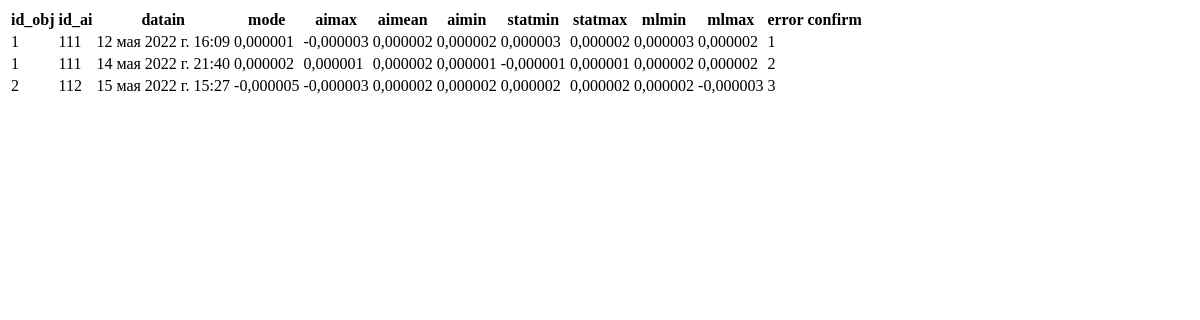
Page /table/ on the earlier database version.
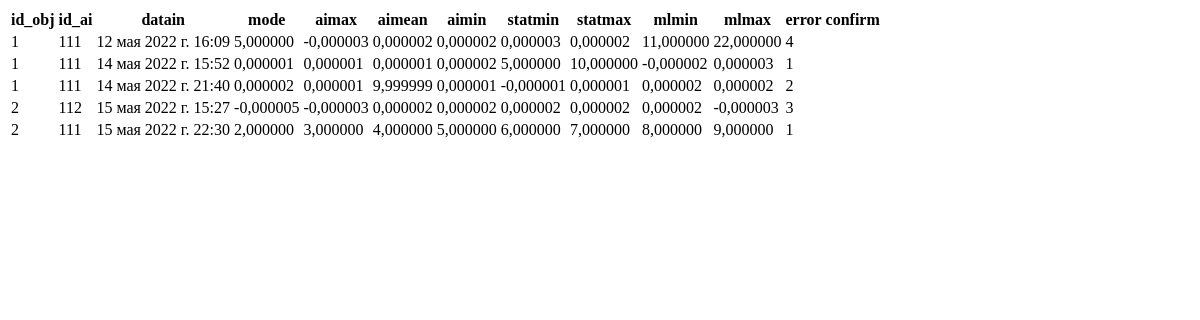
Same page on the later database version.
### tables/models.py (models this page shows, shortened)
class Obj1Ai(models.Model):
    id_obj = models.ForeignKey(Objects, on_delete=models.CASCADE)
    id_ai = models.ForeignKey(Sensor, on_delete=models.CASCADE)
    datain = models.DateTimeField()
    mode = models.DecimalField(max_digits=9, decimal_places=6, null=True)
    aimax = models.DecimalField(max_digits=9, decimal_places=6, null=True)
    aimean = models.DecimalField(max_digits=9, decimal_places=6, null=True)
    aimin = models.DecimalField(max_digits=9, decimal_places=6, null=True)
    statmin = models.DecimalField(max_digits=9, decimal_places=6, null=True)
    statmax = models.DecimalField(max_digits=9, decimal_places=6, null=True)
    mlmin = models.DecimalField(max_digits=9, decimal_places=6, null=True)
    mlmax = models.DecimalField(max_digits=9, decimal_places=6, null=True)
    err = models.CharField(max_length=7, choices=(
            ('0', 'Система в норме'),
            ('1', 'Аварийная нижняя граница'),
            ('2', 'Предупредительная нижняя граница'),
            ('3', 'Предупредительная верхняя граница'),
            ('4', 'Аварийная верхняя граница'),)
    )
    sts = models.CharField(max_length=7, choices=(
           ('0', 'Система в норме'),
           ('1', 'Не подтвержден'),
           ('2', 'Подтвержден'))
    )
    dataout = models.DateTimeField()
    datacheck = models.DateTimeField()
    cmnt = models.CharField(max_length=50)

### tables/views.py (the view)
# urls.py: path('table/', table, name='table'),
def table(request):
    model = Obj1Ai
    ai = request.session.get('ai', False)
    if ai and ai != 'None':
        data = model.objects.filter(err__gt=0, sts=1, id_ai=ai)[:20]
    else:
        data = model.objects.filter(err__gt=0, sts=1)[:20]
    return render(request, 'tables/table.html', {'data': data})

### templates/tables/table.html (shortened to what this page needs)
<!DOCTYPE html>
<html lang="en">
<head>
</head>
<body>
     <table class="table table-hover table-dark">
         <thead>
             <tr>
                 <th>id_obj</th>
                 <th>id_ai</th>
                 <th>datain</th>
                 <th>mode</th>
                 <th>aimax</th>
                 <th>aimean</th>
                 <th>aimin</th>
                 <th>statmin</th>
                 <th>statmax</th>
                 <th>mlmin</th>
                 <th>mlmax</th>
                 <th>error</th>
                 <th>confirm</th>
             </tr>
         </thead>
         <tbody>
             {% for i in data %}
             <tr>
                 <td>{{ i.id_obj_id }} </td>
                 <td>{{ i.id_ai_id }}</td>
                 <td>{{ i.datain }}</td>
                 <td>{{ i.mode }}</td>
                 <td>{{ i.aimax }}</td>
                 <td>{{ i.aimean }}</td>
                 <td>{{ i.aimin }}</td>
                 <td>{{ i.statmin }}</td>
                 <td>{{ i.statmax }}</td>
                 <td>{{ i.mlmin }}</td>
                 <td>{{ i.mlmax }}</td>
                 <td>{{ i.err }}</td>
                 <td><a onclick="confirm({{ i.id }})"  href="#confirm"></a></td>
             </tr>
             {% endfor %}
         </tbody>
     </table>
</body>
</html>

Differences in the rows shown:
changed Obj1Ai "12 мая 2022 г. 16:09": mode "0,000001" → "5,000000"; mlmin "0,000003" → "11,000000"; mlmax "0,000002" → "22,000000"; err "1" → "4"
now on this page (row edited): Obj1Ai: id_obj_id "1", id_ai_id "111", datain "14 мая 2022 г. 15:52", mode "0,000001", aimax "0,000001", aimean "0,000001", aimin "0,000002", statmin "5,000000", statmax "10,000000", mlmin "-0,000002", mlmax "0,000003", err "1"
changed Obj1Ai "14 мая 2022 г. 21:40": aimean "0,000002" → "9,999999"
added Obj1Ai: id_obj_id "2", id_ai_id "111", datain "15 мая 2022 г. 22:30", mode "2,000000", aimax "3,000000", aimean "4,000000", aimin "5,000000", statmin "6,000000", statmax "7,000000", mlmin "8,000000", mlmax "9,000000", err "1"
